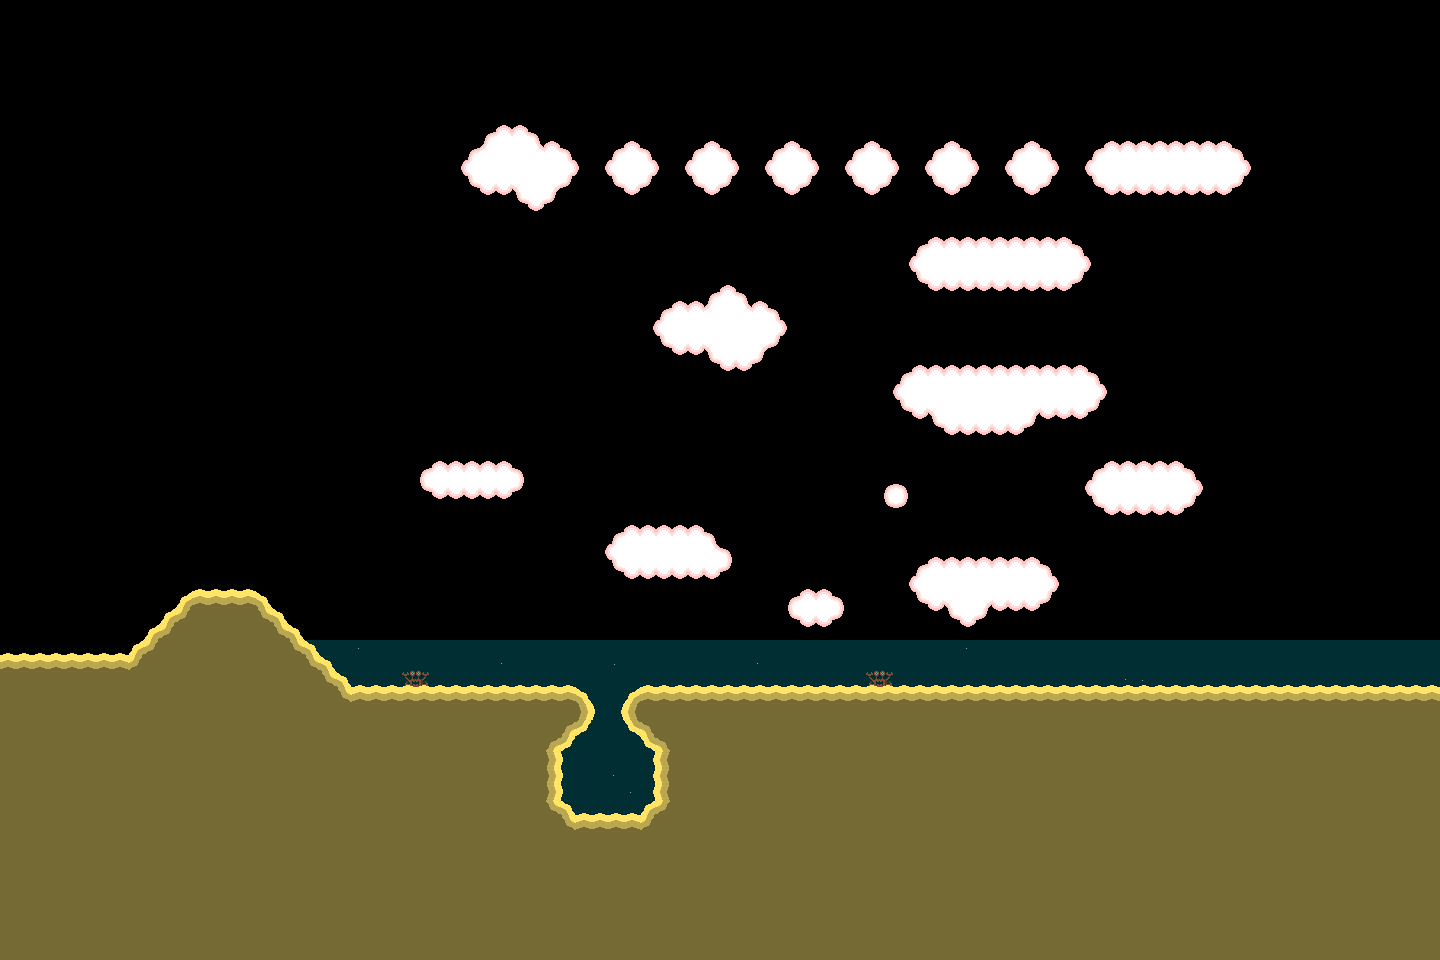

A 2D game scene composited from a Tiled map and its tileset images. What follows is a short description and the map's XML, with each tile layer's data collapsed to a summary:
An orthogonal 90x60 tile map with 16x16 px tiles, 3 tile layers (Player, Sea, Ground), 3 tilesets and 18 objects.

<map version="1.0" orientation="orthogonal" width="90" height="60" tilewidth="16" tileheight="16">
 <tileset firstgid="1" name="plage" tilewidth="16" tileheight="16">
  <image source="plage.png" width="128" height="128" />
  <tile id="55">
   <properties>
    <property name="animation" value="watertop" />
   </properties>
  </tile>
 </tileset>
 <tileset firstgid="65" name="nuages" tilewidth="16" tileheight="16">
  <image source="nuages.png" width="128" height="128" />
 </tileset>
 <tileset firstgid="129" name="sea" tilewidth="16" tileheight="16">
  <image source="sea.png" width="128" height="128" />
  <tile id="7">
   <properties>
    <property name="animation" value="watertop" />
   </properties>
  </tile>
 </tileset>
 <layer name="Player" width="90" height="60">
  <data>[5400 cells, 17 non-empty, 6 distinct tile ids]</data>
 </layer>
 <layer name="Sea" width="90" height="60">
  <data>[5400 cells, 322 non-empty, 2 distinct tile ids]</data>
 </layer>
 <layer name="Ground" width="90" height="60">
  <data>[5400 cells, 2340 non-empty, 50 distinct tile ids]</data>
 </layer>
 <objectgroup name="Collisions" width="90" height="60">
  <object x="416" y="480">
   <polyline points="0,0 16,16 96,16 112,0 96,-16 16,-16 0,0" />
  </object>
  <object x="784" y="608">
   <polyline points="0,0 16,-16 48,-16 64,0 48,16 16,16 0,0" />
  </object>
  <object x="1088" y="480">
   <polyline points="0,0 16,-16 96,-16 112,0 112,16 96,32 16,32 0,16 0,0" />
  </object>
  <object x="480" y="192">
   <polyline points="0,0 32,0 48,16 64,16 96,-16 96,-32 80,-48 64,-48 48,-64 16,-64 -16,-32 -16,-16 0,0" />
  </object>
  <object x="912" y="256">
   <polyline points="0,0 16,-16 160,-16 176,0 176,16 160,32 16,32 0,16 0,0" />
  </object>
  <object x="896" y="384">
   <polyline points="0,0 16,-16 192,-16 208,0 208,16 192,32 144,32 128,48 48,48 32,32 16,32 0,16 0,0" />
  </object>
  <object x="720" y="368">
   <polyline points="0,0 32,0 64,-32 64,-48 48,-64 32,-64 16,-80 0,-80 -16,-64 -48,-64 -64,-48 -64,-32 -48,-16 -16,-16 0,0" />
  </object>
  <object x="608" y="160">
   <polyline points="0,0 16,-16 32,-16 48,0 48,16 32,32 16,32 0,16 0,0" />
  </object>
  <object x="688" y="160">
   <polyline points="0,0 16,-16 32,-16 48,0 48,16 32,32 16,32 0,16 0,0" />
  </object>
  <object x="768" y="160">
   <polyline points="0,0 16,-16 32,-16 48,0 48,16 32,32 16,32 0,16 0,0" />
  </object>
  <object x="848" y="160">
   <polyline points="0,0 16,-16 32,-16 48,0 48,16 32,32 16,32 0,16 0,0" />
  </object>
  <object x="928" y="160">
   <polyline points="0,0 16,-16 32,-16 48,0 48,16 32,32 16,32 0,16 0,0" />
  </object>
  <object x="1008" y="160">
   <polyline points="0,0 16,-16 32,-16 48,0 48,16 32,32 16,32 0,16 0,0" />
  </object>
  <object x="1088" y="160">
   <polyline points="0,0 16,-16 144,-16 160,0 160,16 144,32 16,32 0,16 0,0" />
  </object>
  <object x="608" y="544">
   <polyline points="0,0 16,-16 96,-16 128,16 112,32 16,32 0,16 0,0" />
  </object>
  <object x="912" y="576">
   <polyline points="0,0 16,-16 128,-16 144,0 144,16 128,32 80,32 64,48 48,48 32,32 16,32 0,16 0,0" />
  </object>
  <object x="880" y="496">
   <polyline points="0,0 16,-16 32,0 16,16 0,0" />
  </object>
  <object x="0" y="0">
   <polyline points="0,0 0,656 128,656 192,592 256,592 352,688 576,688 592,704 592,720 560,752 560,800 576,816 640,816 656,800 656,752 624,720 624,704 640,688 1440,688 1440,0 0,0" />
  </object>
 </objectgroup>
</map>
